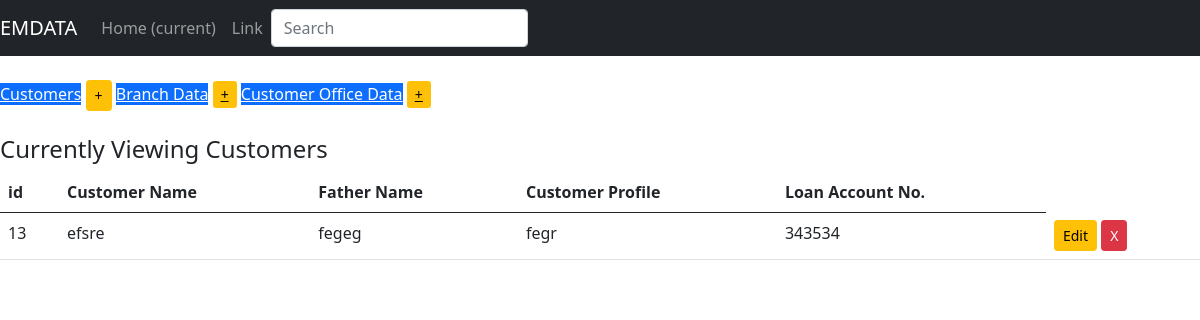
/display_customer, run on the app's committed database.
### emdata/models.py (models this page shows, shortened)
class Customer(models.Model):
    customer_name = models.CharField(max_length = 100, blank = False ) # name of the column
    father_name = models.CharField(max_length = 100, blank = False)
    customer_profile = models.CharField(max_length = 100, blank = False)
    loan_account_no = models.IntegerField()

### emdata/views.py (the view)
# urls.py: url(r'^display_customer$', display_customer, name='display_customer'),
def display_customer(request):
    items = Customer.objects.all()
    context = {
        'items' : items,
        'header' : 'Customers',
        'arun'   : 'Customer Name',
         'arunOne' : 'Father Name',
         'arunTwo' : 'Customer Profile',
         'arunThree' : 'Loan Account No.'
    }
    return render(request, 'index.html', context) # 3 arguments

### emdata/templates/index.html (shortened to what this page needs)
<!DOCTYPE html>
<html lang="en">
<head>
</head>
{% load static %}
<link rel="stylesheet" type="text/css" href="{% static '/css/style.css' %}"/>
<link rel="stylesheet" type="text/css" href="{% static '/css/bootstrap.min.css' %}"/>
<body>
    <nav class="navbar navbar-expand navbar-dark bg-dark">
        <a class="navbar-brand" href="#">EMDATA</a>
        <div class="collapse navbar-collapse" id="navbarsExample02">
          <ul class="navbar-nav mr-auto">
            <li class="nav-item active">
              <a class="nav-link" href="{% url 'index' %}">Home <span class="sr-only">(current)</span></a>
            </li>
            <li class="nav-item">
              <a class="nav-link" href="#">Link</a>
            </li>
          </ul>
          <form class="form-inline my-2 my-md-0">
            <input class="form-control" type="text" placeholder="Search">
          </form>
        </div>
      </nav>
{% block body %}
<br>
<div class="button-group">
  <a href="{% url 'display_customer' %}" class="btn-primary btn-md" role="button">Customers</a>
  <a href="{% url 'aCustomer' %}" class="btn btn-warning btn-sm" role="button">+</a>
  <a href="{% url 'display_branch_data' %}" class="btn-primary btn-md" role="button">Branch Data</a>
  <a href="{% url 'aBranchData' %}" class="btn-warning btn-sm" role="button">+</a>
  <a href="{% url 'display_customer_home_address' %}" class="btn-primary btn-md" role="button">Customer Office Data</a>
  <a href="{% url 'aCustomerHomeAddress' %}" class="btn-warning btn-sm" role="button">+</a>
</div>
<br>
<h4>Currently Viewing {{ header }}</h4>
<table class="table table-hover">
<thead>
    <tr>
      <th>id</th>
      <th>{{ arun }}</th>
      <th>{{arunOne}}</th>
      <th>{{arunTwo}}</th>
      <th>{{arunThree}}</th>
    </tr>
    </thead>
<tbody>
    {% for item in items %}
    <tr>
        <td>{{ item.pk }}</td>
        <td>{{item.customer_name}}</td>
        <td>{{item.father_name}}</td>
        <td>{{item.customer_profile}}</td>
        <td>{{item.loan_account_no}}</td>
        <td>
          <a href="{% url 'edit_customer' item.pk %}" class = "btn btn-warning btn-sm" role="button">Edit</a>
          <a href="{% url 'del_customer' item.pk %}" class = "btn btn-danger btn-sm" role="button">X</a>
        </td>
        </tr>
  {% endfor %}
</tbody>
</table>
{% endblock %}

### data on the page
Customer: pk "13", customer_name "efsre", father_name "fegeg", customer_profile "fegr", loan_account_no "343534"

### other printed values
{{ header }} "Customers"
{{ arun }} "Customer Name"
{{ arunOne }} "Father Name"
{{ arunTwo }} "Customer Profile"
{{ arunThree }} "Loan Account No."
